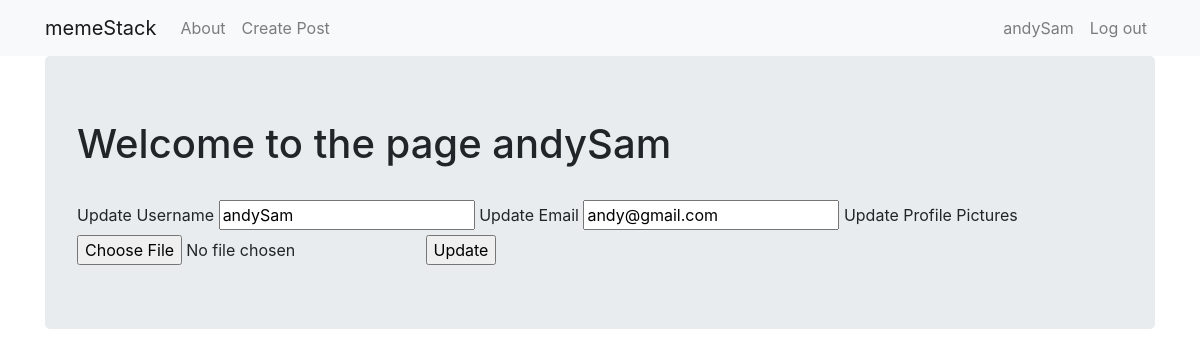
Page /account (signed in) on the earlier database version.
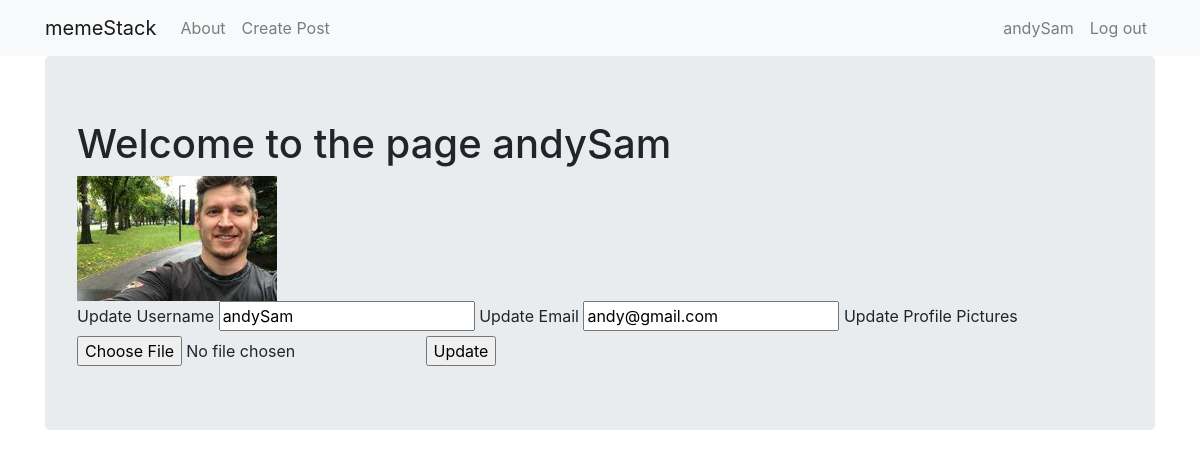
Same page on the later database version.
### mainproject/models.py (models this page shows, shortened)
class User(db.Model,UserMixin):
    __tablename__ = "users"
    id = db.Column(db.Integer,primary_key= True)
    profile_image = db.Column(db.String(20),nullable=False,default='default_profile.png')
    email = db.Column(db.String(64),unique = True, index = True)
    username = db.Column(db.String(64),unique = True, index = True)
    password_hash = db.Column(db.String(128))
    memes = db.relationship('Meme',backref='author',lazy = True) # now the Meme table have a column named author which is invisible

### mainproject/users/views.py (the view)
@users.route('/account',methods=['GET','POST'])
@login_required
def account():
    form = UpdateUserForm()
    if form.validate_on_submit():
        if form.picture.data:
            username = current_user.username
            pic = add_profile_pic(form.picture.data,username)
            current_user.profile_image = pic
        current_user.username = form.username.data
        current_user.email = form.email.data
        db.session.commit()
        flash('User Information Updated!')
        return redirect(url_for('users.account'))
    elif request.method == "GET":
        form.username.data = current_user.username
        form.email.data = current_user.email
    profile_image = url_for('static',filename = 'profile_pics/' + current_user.profile_image)
    return render_template('account.html', profile_image = profile_image, form= form)

### mainproject/users/forms.py (shortened to what this page needs)
class UpdateUserForm(FlaskForm):
    email = StringField("Update Email",validators = [DataRequired(),Email()])
    username = StringField("Update Username",validators= [DataRequired()])
    picture = FileField("Update Profile Pictures", validators= [FileAllowed(['jpg','jpeg','png'])])
    submit = SubmitField("Update")

### mainproject/models.py (called while the page is built)
@login_manager.user_loader
def load_user(user_id):
    return User.query.get(user_id)

### mainproject/templates/account.html
{% extends "base.html" %} {% block content %}
<div class="jumbotron">
    <div>
        <h1>Welcome to the page {{current_user.username}}</h1>
        <img src="{{url_for('static',filename= 'profile_pics/'+current_user.profile_image)}}" alt="">
    </div>
    <div class="">
        <form method="POST" action="" enctype="multipart/form-data">
            {{ form.hidden_tag() }} {{ form.username.label }} {{ form.username }} {{ form.email.label }} {{ form.email }} {{ form.picture.label }} {{ form.picture }} {{ form.submit() }}
        </form>
    </div>
</div>
{% endblock %}

### mainproject/templates/base.html (shortened to what this page needs)
<!doctype html>
<html lang="en">
<head>
    <link rel="stylesheet" href="https://stackpath.bootstrapcdn.com/bootstrap/4.5.2/css/bootstrap.min.css">
    <link rel="stylesheet" href="../static/css/style.css">
</head>
<body>
    <nav class="navbar navbar-expand-lg navbar-light bg-light">
        <div class="container">
            <a class="navbar-brand" href="{{ url_for('core.index') }}">memeStack</a>
            <div class="collapse navbar-collapse" id="navbarNav">
                <ul class="navbar-nav">
                    <li class='nav-item'>
                        <a class="nav-link" href="{{ url_for('core.about') }}">About</a>
                    </li>
                    {% if current_user.is_authenticated %}
                    <li class='nav-item'>
                        <a class="nav-link" href="{{url_for('meme_post.create_meme')}}">Create Post</a>
                    </li>
                    {% endif %}
                </ul>
                <ul class="navbar-nav ml-auto">
                    {% if current_user.is_authenticated %}
                    <li class="nav-item">
                        <a class="nav-link" href="{{url_for('users.profile',username= current_user.username)}}">{{current_user.username}}</a>
                    </li>
                    <li class="nav-item">
                        <a class="nav-link" href="{{ url_for('users.logout') }}">Log out</a>
                    </li>
                    {% endif %}
                </ul>
            </div>
        </div>
    </nav>
    <div class="container">
        {% block content %} {% endblock %}
    </div>
</body>
</html>

Differences in the rows shown:
changed User "andySam": profile_image: picture added
